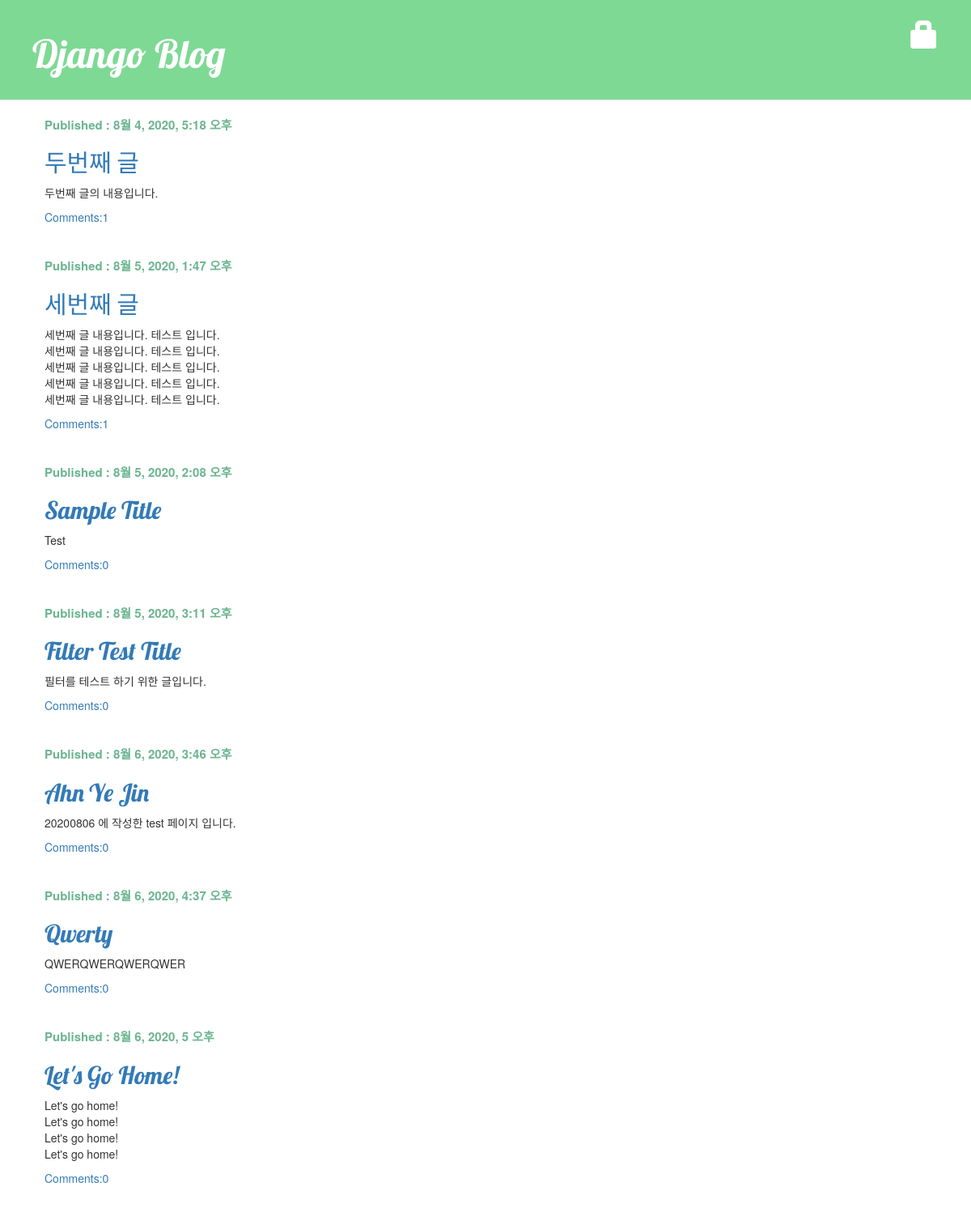
The page / on the database its author committed.
### blog/models.py (models this page shows, shortened)
class Post(models.Model):
    author = models.ForeignKey('auth.User', on_delete=models.CASCADE)
    title = models.CharField(max_length=200, validators=[min_length_3_validator])
    text = models.TextField()
    created_date = models.DateTimeField(default=timezone.now)
    published_date = models.DateTimeField(blank=True, null=True)
    def approved_comments(self):
        return self.comments.filter(approved_comment=True)

### blog/views.py (the view)
# urls.py: path('', views.post_list, name='post_list'),
def post_list(request):
    posts = Post.objects.filter(published_date__lte=timezone.now()).order_by('published_date')
    return render(request, 'blog/post_list.html', {'posts': posts})

### blog/templates/blog/post_list.html
{% extends 'blog/base.html' %}
{% block content %}
    {% for post in posts %}
        <div class="post">
            <div class="date">
                <p>Published : {{ post.published_date }}</p>
            </div>
            <h2><a href="{% url 'post_detail' pk=post.pk %}">{{ post.title | title }}</a></h2>
            <p>{{ post.text | linebreaksbr}}</p>
            <a href="{% url 'post_detail' pk=post.pk %}">Comments:{{post.approved_comments.count}}</a>
        </div>
    {% empty %}
        <div>요청하신 Post 가 존재하지 않습니다.</div>
    {% endfor %}
{% endblock %}

### blog/static/css/blog.css (style rules this page uses)
h1,h2,h3,h4 { font-family : 'Lobster', cursive; }
.post { margin-bottom : 40px; }
.date { color : #6BB590; font-size : 15px; font-weight : bold; }

### rows shown on the page
Post: published_date "8월 4, 2020, 5:18 오후", title "두번째 글", text "두번째 글의 내용입니다.", approved_comments.count "1"
Post: published_date "8월 5, 2020, 1:47 오후", title "세번째 글", text "세번째 글 내용입니다. 테스트 입니다. 세번째 글 내용입니다. 테스트 입니다. 세번째 글 내용입니다. 테스트 입니다. 세번째 글 내용입니다. 테스트 입니다. 세번째 글 내용입니다. 테스트 입니다.", approved_comments.count "1"
Post: published_date "8월 5, 2020, 2:08 오후", title "Sample Title", text "Test", approved_comments.count "0"
Post: published_date "8월 5, 2020, 3:11 오후", title "Filter Test Title", text "필터를 테스트 하기 위한 글입니다.", approved_comments.count "0"
Post: published_date "8월 6, 2020, 3:46 오후", title "Ahn Ye Jin", text "20200806 에 작성한 test 페이지 입니다.", approved_comments.count "0"
Post: published_date "8월 6, 2020, 4:37 오후", title "Qwerty", text "QWERQWERQWERQWER", approved_comments.count "0"
Post: published_date "8월 6, 2020, 5 오후", title "Let's Go Home!", text "Let's go home! Let's go home! Let's go home! Let's go home!", approved_comments.count "0"
